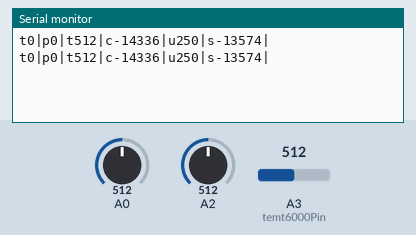
Bench run of a sketch on a simulated Arduino Uno, built with avr-gcc and run on an emulated ATmega328P. Parts: the last lines printed to the serial monitor. The test bench sets the inputs (shaded band); at power-on: A0 = 512, A2 = 512, A3 (temt6000Pin) = 512.

Above: at 1.8 s.
1.9 s: A0 set to 716
At 2.8 s:
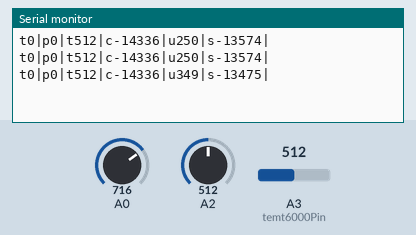
3.4 s: A2 set to 716
At 4.5 s:
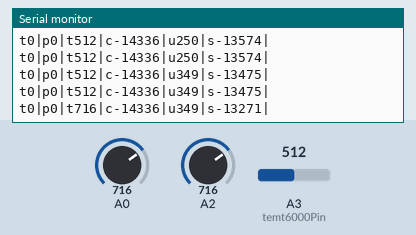
4.9 s: A3 (temt6000Pin) set to 716
At 5.8 s:
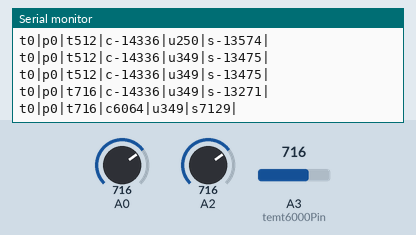
6.4 s: A0 set to 900
At 7.7 s:
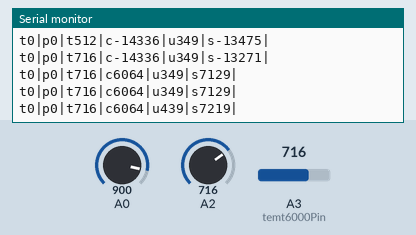
7.9 s: A2 set to 900
At 8.8 s:
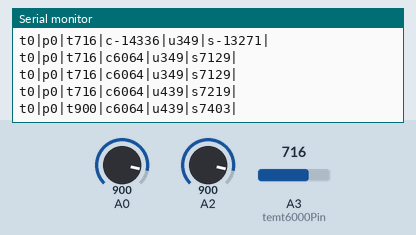
9.4 s: A3 (temt6000Pin) set to 900
At 10.6 s:
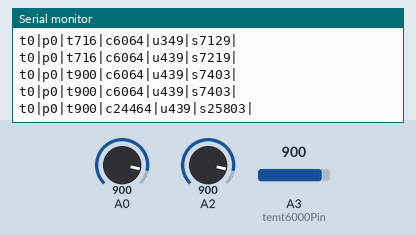
Timing chart, 0 to 11.9 s (numbered marks = the images above; inputs shaded):
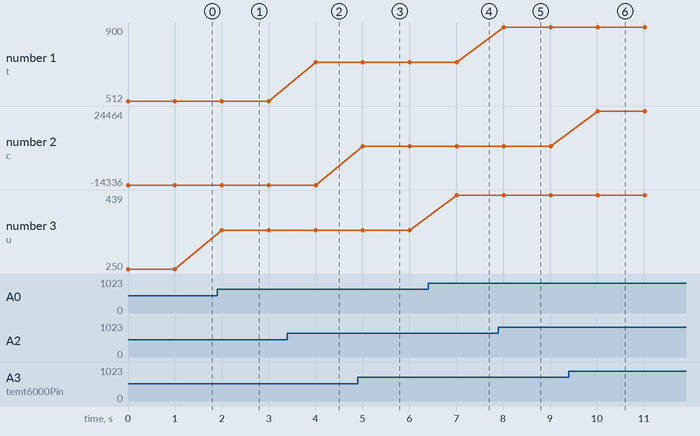

The sketch:

Todos_sensores.ino
```cpp
#include <Wire.h> //INCLUSÃO DE BIBLIOTECA
#include <Adafruit_BMP085.h> //INCLUSÃO DE BIBLIOTECA

Adafruit_BMP085 bmp; //OBJETO DO TIPO Adafruit_BMP085 (I2C)
int temt6000Pin = 3;
int micPin = 2;
int turbidityPin = 0;
int temp = 0;
int pres = 0;


void setup(){
  Serial.begin(9600); //INICIALIZA A SERIAL
  //if (!bmp.begin()){ //SE O SENSOR NÃO FOR INICIALIZADO, FAZ
  //Serial.println("Sensor BMP180 não foi identificado! Verifique as conexões."); //IMPRIME O TEXTO NO MONITOR SERIAL
  //while(1){} //SEMPRE ENTRE NO LOOP
  //}
}

void loop(){

    Serial.print("t");
    //temp = bmp.readTemperature() * 100;
    Serial.print(temp);
    Serial.print("|");
    Serial.print("p");
    //pres = bmp.readPressure() * 100;
    Serial.print(pres);
    Serial.print("|");
    Serial.print("t");
    int mic = analogRead(micPin*100); // mic
    Serial.print(mic);
    Serial.print("|");
    Serial.print("c");
    int lumes = analogRead(temt6000Pin)*100; // lumes
    Serial.print(lumes);
    Serial.print("|");
    Serial.print("u");
    int turbidity = analogRead(A0) * (5.0 / 1024.0)*100;
    Serial.print(turbidity);
    Serial.print("|");
    Serial.print("s");
    Serial.print(temp+pres+mic+lumes+turbidity);
    Serial.print("|");
    Serial.println("");
    delay(1000);
}
```

Measured:
- after the input at 1.9 s, the serial monitor: prints a new line after 0.10 s (image 1)
- after the input at 3.4 s, the serial monitor: prints a new line after 0.61 s (image 2)
- after the input at 4.9 s, the serial monitor: prints a new line after 0.11 s (image 3)
- after the input at 6.4 s, the serial monitor: prints a new line after 0.61 s (image 4)
- after the input at 7.9 s, the serial monitor: prints a new line after 0.11 s (image 5)
- after the input at 9.4 s, the serial monitor: prints a new line after 0.61 s (image 6)
- plotted number 1: 512 → 716 after the input at 3.4 s, 716 → 900 after the input at 7.9 s
- plotted number 2: -14336 → 6064 after the input at 4.9 s, 6064 → 24464 after the input at 9.4 s
